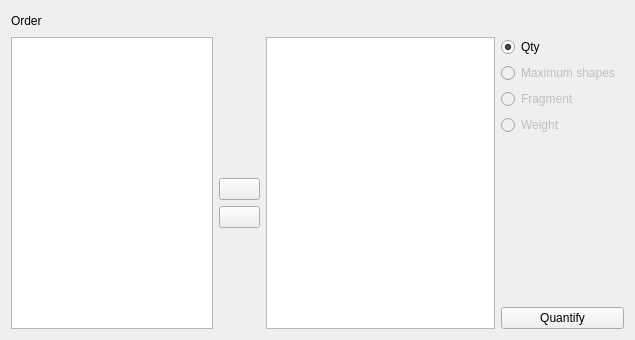
<?xml version="1.0" encoding="UTF-8"?>
<ui version="4.0">
 <class>quantPanel</class>
 <widget class="QDialog" name="quantPanel">
  <property name="windowModality">
   <enum>Qt::NonModal</enum>
  </property>
  <property name="geometry">
   <rect>
    <x>0</x>
    <y>0</y>
    <width>635</width>
    <height>340</height>
   </rect>
  </property>
  <property name="windowTitle">
   <string>Order panel</string>
  </property>
  <property name="windowIcon">
   <iconset>
    <normaloff>.</normaloff>.</iconset>
  </property>
  <layout class="QGridLayout">
   <item row="0" column="0">
    <widget class="QLabel" name="label">
     <property name="text">
      <string>Order</string>
     </property>
    </widget>
   </item>
   <item row="0" column="1" colspan="4">
    <spacer>
     <property name="orientation">
      <enum>Qt::Horizontal</enum>
     </property>
     <property name="sizeHint" stdset="0">
      <size>
       <width>387</width>
       <height>20</height>
      </size>
     </property>
    </spacer>
   </item>
   <item row="1" column="0" rowspan="9" colspan="2">
    <widget class="QListWidget" name="FieldsList">
     <property name="acceptDrops">
      <bool>true</bool>
     </property>
     <property name="editTriggers">
      <set>QAbstractItemView::DoubleClicked|QAbstractItemView::EditKeyPressed|QAbstractItemView::SelectedClicked</set>
     </property>
     <property name="dragEnabled">
      <bool>true</bool>
     </property>
     <property name="dragDropOverwriteMode">
      <bool>true</bool>
     </property>
     <property name="dragDropMode">
      <enum>QAbstractItemView::NoDragDrop</enum>
     </property>
     <property name="alternatingRowColors">
      <bool>true</bool>
     </property>
     <property name="selectionMode">
      <enum>QAbstractItemView::SingleSelection</enum>
     </property>
     <property name="viewMode">
      <enum>QListView::ListMode</enum>
     </property>
    </widget>
   </item>
   <item row="1" column="2" rowspan="5">
    <spacer>
     <property name="orientation">
      <enum>Qt::Vertical</enum>
     </property>
     <property name="sizeHint" stdset="0">
      <size>
       <width>41</width>
       <height>81</height>
      </size>
     </property>
    </spacer>
   </item>
   <item row="1" column="3" rowspan="9">
    <widget class="QListWidget" name="FieldListsort">
     <property name="acceptDrops">
      <bool>true</bool>
     </property>
     <property name="autoScroll">
      <bool>false</bool>
     </property>
     <property name="editTriggers">
      <set>QAbstractItemView::DoubleClicked|QAbstractItemView::EditKeyPressed</set>
     </property>
     <property name="showDropIndicator" stdset="0">
      <bool>false</bool>
     </property>
     <property name="dragEnabled">
      <bool>false</bool>
     </property>
     <property name="dragDropOverwriteMode">
      <bool>false</bool>
     </property>
     <property name="dragDropMode">
      <enum>QAbstractItemView::InternalMove</enum>
     </property>
     <property name="alternatingRowColors">
      <bool>true</bool>
     </property>
     <property name="selectionBehavior">
      <enum>QAbstractItemView::SelectRows</enum>
     </property>
     <property name="movement">
      <enum>QListView::Free</enum>
     </property>
     <property name="viewMode">
      <enum>QListView::ListMode</enum>
     </property>
    </widget>
   </item>
   <item row="1" column="4">
    <widget class="QRadioButton" name="radioButtonFormeMin">
     <property name="text">
      <string>Qty</string>
     </property>
     <property name="checked">
      <bool>true</bool>
     </property>
    </widget>
   </item>
   <item row="2" column="4">
    <widget class="QRadioButton" name="radioButtonFormeMax">
     <property name="enabled">
      <bool>false</bool>
     </property>
     <property name="text">
      <string>Maximum shapes </string>
     </property>
    </widget>
   </item>
   <item row="5" column="4" rowspan="4">
    <spacer>
     <property name="orientation">
      <enum>Qt::Vertical</enum>
     </property>
     <property name="sizeHint" stdset="0">
      <size>
       <width>91</width>
       <height>171</height>
      </size>
     </property>
    </spacer>
   </item>
   <item row="6" column="2">
    <widget class="QPushButton" name="pushButtonRight">
     <property name="focusPolicy">
      <enum>Qt::NoFocus</enum>
     </property>
     <property name="text">
      <string/>
     </property>
     <property name="icon">
      <iconset>
       <normaloff>:/icons/6_rightArrow.png</normaloff>:/icons/6_rightArrow.png</iconset>
     </property>
     <property name="checkable">
      <bool>false</bool>
     </property>
     <property name="autoDefault">
      <bool>true</bool>
     </property>
    </widget>
   </item>
   <item row="7" column="2">
    <widget class="QPushButton" name="pushButtonLeft">
     <property name="focusPolicy">
      <enum>Qt::NoFocus</enum>
     </property>
     <property name="text">
      <string/>
     </property>
     <property name="icon">
      <iconset>
       <normaloff>:/icons/4_leftArrow.png</normaloff>:/icons/4_leftArrow.png</iconset>
     </property>
     <property name="checkable">
      <bool>false</bool>
     </property>
     <property name="autoDefault">
      <bool>true</bool>
     </property>
    </widget>
   </item>
   <item row="8" column="2" rowspan="2">
    <spacer>
     <property name="orientation">
      <enum>Qt::Vertical</enum>
     </property>
     <property name="sizeHint" stdset="0">
      <size>
       <width>41</width>
       <height>121</height>
      </size>
     </property>
    </spacer>
   </item>
   <item row="9" column="4">
    <widget class="QPushButton" name="pushButtonQuant">
     <property name="focusPolicy">
      <enum>Qt::NoFocus</enum>
     </property>
     <property name="text">
      <string>Quantify</string>
     </property>
     <property name="checkable">
      <bool>false</bool>
     </property>
     <property name="autoDefault">
      <bool>true</bool>
     </property>
    </widget>
   </item>
   <item row="3" column="4">
    <widget class="QRadioButton" name="radioButtonFrammenti">
     <property name="enabled">
      <bool>false</bool>
     </property>
     <property name="text">
      <string>Fragment</string>
     </property>
    </widget>
   </item>
   <item row="4" column="4">
    <widget class="QRadioButton" name="radioButtonPeso">
     <property name="enabled">
      <bool>false</bool>
     </property>
     <property name="text">
      <string>Weight</string>
     </property>
    </widget>
   </item>
  </layout>
 </widget>
 <resources>
  <include location="resources.qrc"/>
 </resources>
 <connections/>
</ui>
